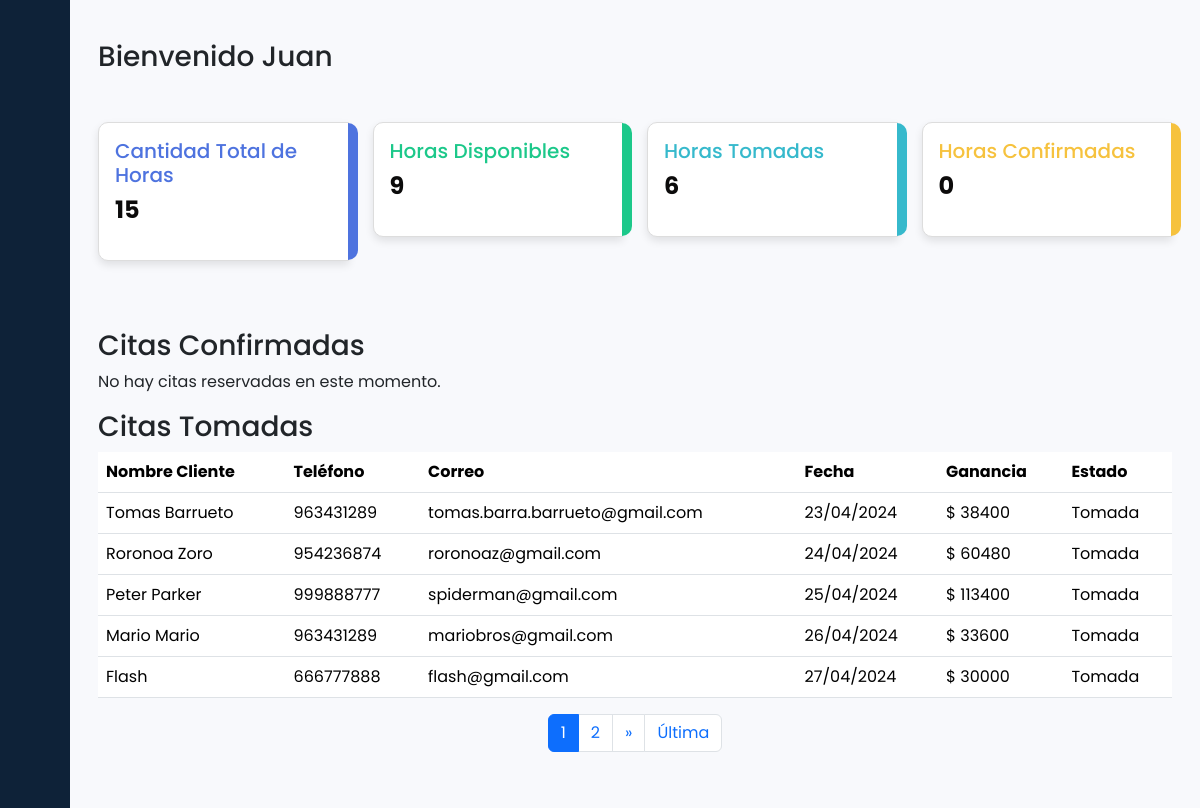
Page /views/panel_tatuador.php (signed in) on the committed database.
### tables this page shows
CREATE TABLE `citas` (
  `id` int(11) NOT NULL,
  `cliente_id` int(11) NOT NULL,
  `usuario_id` int(11) NOT NULL,
  `nombre_cliente` varchar(255) NOT NULL,
  `telefono` varchar(20) NOT NULL,
  `correo` varchar(100) NOT NULL,
  `imagen_referencia` varchar(255) DEFAULT NULL,
  `alto` decimal(5,2) NOT NULL,
  `ancho` decimal(5,2) NOT NULL,
  `color` enum('si','no') NOT NULL,
  `hora_disponible_id` int(11) NOT NULL,
  `cotizacion` int(11) NOT NULL,
  `comision` int(11) NOT NULL,
  `precio_total` int(11) NOT NULL
);

CREATE TABLE `horarios_disponibles` (
  `id` int(11) NOT NULL,
  `usuario_id` int(11) NOT NULL,
  `fecha` date NOT NULL,
  `turno` enum('am','pm') NOT NULL,
  `estado` enum('Disponible','Tomada','Cerrada') NOT NULL DEFAULT 'Disponible'
);

### views/panel_tatuador.php (the view, shortened to what this page needs)
<?php
if ($_SESSION['tipo_usuario'] == 'tatuador') {
    include '../conexion.php';
    $usuario_id = $_SESSION['usuario_id'];
    $sql_horas = "SELECT
                    COUNT(*) AS total_horas,
                    SUM(CASE WHEN estado = 'Disponible' THEN 1 ELSE 0 END) AS horas_disponibles,
                    SUM(CASE WHEN estado = 'Tomada' THEN 1 ELSE 0 END) AS horas_tomadas,
                    SUM(CASE WHEN estado = 'Confirmada' THEN 1 ELSE 0 END) AS horas_confirmadas
                  FROM horarios_disponibles
                  WHERE usuario_id = $usuario_id";
    $resultado_horas = $conexion->query($sql_horas);
    $datos_horas = $resultado_horas->fetch_assoc();
?>
<!DOCTYPE html>
<html>
<head>
    <link href="https://cdn.lineicons.com/4.0/lineicons.css" rel="stylesheet" />
    <link href="https://cdn.jsdelivr.net/npm/bootstrap@5.3.2/dist/css/bootstrap.min.css" rel="stylesheet"
>
    <link rel="stylesheet" href="../assets/css/stylepanel.css">
</head>
<body>
    <div class="wrapper">
        <aside id="sidebar">
            <div class="d-flex">
                <button class="toggle-btn" type="button">
                </button>
            </div>
            <ul class="sidebar-nav">
                <li class="sidebar-item">
                    <a href="panel_tatuador.php" class="sidebar-link">
                    </a>
                </li>
                <li class="sidebar-item">
                    <a href="panel_agenda.php" class="sidebar-link">
                    </a>
                </li>
                <li class="sidebar-item">
                    <a href="panel_perfil.php" class="sidebar-link">
                    </a>
                </li>
                <li class="sidebar-item">
                    <a href="panel_portafolio.php" class="sidebar-link">
                    </a>
                </li>
            </ul>
            <div class="sidebar-footer">
                <a href="../index.php" class="sidebar-link">
                </a>
            </div>
        </aside>
        <div class="main">
            <main class="content px-3 py-4">
                <div class="container-fluid">
                    <div class="mb-3">
                        <?php
                        echo "<h3 class='mt-3'>Bienvenido $_SESSION[usuario] </h3>";
                        ?>
                        <div class="row mt-5 mb-5">
                            <div class="col-md-3">
                                <div class="card-custom">
                                    <div class="card-body-custom">
                                        <h5 class="card-title-custom">Cantidad Total de Horas</h5>
                                        <p class="card-text-custom"><?php echo $datos_horas['total_horas']; ?></p>
                                    </div>
                                </div>
                            </div>
                            <div class="col-md-3">
                                <div class="card-custom2">
                                    <div class="card-body-custom">
                                        <h5 class="card-title-custom2">Horas Disponibles</h5>
                                        <p class="card-text-custom"><?php echo $datos_horas['horas_disponibles']; ?></p>
                                    </div>
                                </div>
                            </div>
                            <div class="col-md-3">
                                <div class="card-custom3">
                                    <div class="card-body-custom">
                                        <h5 class="card-title-custom3">Horas Tomadas</h5>
                                        <p class="card-text-custom"><?php echo $datos_horas['horas_tomadas']; ?></p>
                                    </div>
                                </div>
                            </div>
                            <div class="col-md-3">
                                <div class="card-custom4">
                                    <div class="card-body-custom">
                                        <h5 class="card-title-custom4">Horas Confirmadas</h5>
                                        <p class="card-text-custom"><?php echo $datos_horas['horas_confirmadas']; ?></p>
                                    </div>
                                </div>
                            </div>
                        </div>
                        <div class="mt-3">
                            <h3>Citas Confirmadas</h3>
                            <?php
                            $pagina_actual = isset($_GET['pagina']) ? $_GET['pagina'] : 1;
                            $offset = ($pagina_actual - 1) * 5;
                            $sql_citas = "SELECT c.nombre_cliente, c.telefono, c.correo, hd.estado, hd.fecha, c.cotizacion
                            FROM citas c
                            INNER JOIN horarios_disponibles hd ON c.hora_disponible_id = hd.id
                            WHERE c.usuario_id = ? AND hd.estado = 'Confirmada'
                            LIMIT 5 OFFSET ?";
                            $stmt_citas = mysqli_prepare($conexion, $sql_citas);
                            mysqli_stmt_bind_param($stmt_citas, "ii", $usuario_id, $offset);
                            mysqli_stmt_execute($stmt_citas);
                            $result_citas = mysqli_stmt_get_result($stmt_citas);
                            if (mysqli_num_rows($result_citas) > 0) {
                                echo "<table class='table'>";
                                echo "<thead>";
                                echo "<tr>";
                                echo "<th>Nombre Cliente</th>";
                                echo "<th>Teléfono</th>";
                                echo "<th>Correo</th>";
                                echo "<th>Fecha</th>";
                                echo "<th>Ganancia</th>";
                                echo "<th>Estado</th>";
                                echo "</tr>";
                                echo "</thead>";
                                echo "<tbody>";
                                while ($row_cita = mysqli_fetch_assoc($result_citas)) {
                                    $fecha_formateada = date("d/m/Y", strtotime($row_cita['fecha']));
                                    echo "<tr>";
                                    echo "<td>" . $row_cita['nombre_cliente'] . "</td>";
                                    echo "<td>" . $row_cita['telefono'] . "</td>";
                                    echo "<td>" . $row_cita['correo'] . "</td>";
                                    echo "<td>" . $fecha_formateada . "</td>";
                                    echo "<td>$ " . $row_cita['cotizacion'] . "</td>";
                                    echo "<td>" . $row_cita['estado'] . "</td>";
                                    echo "</tr>";
                                }
                                echo "</tbody>";
                                echo "</table>";
                                $sql_count = "SELECT COUNT(*) as total FROM citas c
                                            INNER JOIN horarios_disponibles hd ON c.hora_disponible_id = hd.id
                                            WHERE c.usuario_id = ? AND hd.estado = 'Tomada'";
                                $stmt_count = mysqli_prepare($conexion, $sql_count);
                                mysqli_stmt_bind_param($stmt_count, "i", $usuario_id);
                                mysqli_stmt_execute($stmt_count);
                                $result_count = mysqli_stmt_get_result($stmt_count);
                                $row_count = mysqli_fetch_assoc($result_count);
                                $total_citas = $row_count['total'];
                                $total_paginas = ceil($total_citas / 5);
                                echo "<div class='row'>";
                                echo "<div class='col'>";
                                echo "<nav aria-label='Page navigation'>";
                                echo "<ul class='pagination justify-content-center'>";
                                if ($pagina_actual != 1) {
                                    echo "<li class='page-item'><a class='page-link' href='panel_tatuador.php?pagina=1'>Primera</a></li>";
                                    echo "<li class='page-item'><a class='page-link' href='panel_tatuador.php?pagina=" . ($pagina_actual - 1) . "'>&laquo;</a></li>";
                                }
                                for ($i = 1; $i <= $total_paginas; $i++) {
                                    echo "<li class='page-item " . ($pagina_actual == $i ? 'active' : '') . "'><a class='page-link' href='panel_tatuador.php?pagina=" . $i . "'>$i</a></li>";
                                }
                                if ($pagina_actual != $total_paginas) {
                                    echo "<li class='page-item'><a class='page-link' href='panel_tatuador.php?pagina=" . ($pagina_actual + 1) . "'>&raquo;</a></li>";
                                    echo "<li class='page-item'><a class='page-link' href='panel_tatuador.php?pagina=" . $total_paginas . "'>Última</a></li>";
                                }
                                echo "</ul>";
                                echo "</nav>";
                                echo "</div>";
                                echo "</div>";
                            } else {
                                echo "<p>No hay citas reservadas en este momento.</p>";
                            }
                            ?>
                        </div>
                        <div class="mt-3">
                            <h3>Citas Tomadas</h3>
                            <?php
                            $pagina_actual = isset($_GET['pagina']) ? $_GET['pagina'] : 1;
                            $offset = ($pagina_actual - 1) * 5;
                            $sql_citas = "SELECT c.nombre_cliente, c.telefono, c.correo, hd.estado, hd.fecha, c.cotizacion
                            FROM citas c
                            INNER JOIN horarios_disponibles hd ON c.hora_disponible_id = hd.id
                            WHERE c.usuario_id = ? AND hd.estado = 'Tomada'
                            LIMIT 5 OFFSET ?";
                            $stmt_citas = mysqli_prepare($conexion, $sql_citas);
                            mysqli_stmt_bind_param($stmt_citas, "ii", $usuario_id, $offset);
                            mysqli_stmt_execute($stmt_citas);
                            $result_citas = mysqli_stmt_get_result($stmt_citas);
                            if (mysqli_num_rows($result_citas) > 0) {
                                echo "<table class='table'>";
                                echo "<thead>";
                                echo "<tr>";
                                echo "<th>Nombre Cliente</th>";
                                echo "<th>Teléfono</th>";
                                echo "<th>Correo</th>";
                                echo "<th>Fecha</th>";
                                echo "<th>Ganancia</th>";
                                echo "<th>Estado</th>";
                                echo "</tr>";
                                echo "</thead>";
                                echo "<tbody>";
                                while ($row_cita = mysqli_fetch_assoc($result_citas)) {
                                    $fecha_formateada = date("d/m/Y", strtotime($row_cita['fecha']));
                                    echo "<tr>";
                                    echo "<td>" . $row_cita['nombre_cliente'] . "</td>";
                                    echo "<td>" . $row_cita['telefono'] . "</td>";
                                    echo "<td>" . $row_cita['correo'] . "</td>";
                                    echo "<td>" . $fecha_formateada . "</td>";
                                    echo "<td>$ " . $row_cita['cotizacion'] . "</td>";
                                    echo "<td>" . $row_cita['estado'] . "</td>";
                                    echo "</tr>";
                                }
                                echo "</tbody>";
                                echo "</table>";
                                $sql_count = "SELECT COUNT(*) as total FROM citas c
                                            INNER JOIN horarios_disponibles hd ON c.hora_disponible_id = hd.id
                                            WHERE c.usuario_id = ? AND hd.estado = 'Tomada'";
                                $stmt_count = mysqli_prepare($conexion, $sql_count);
                                mysqli_stmt_bind_param($stmt_count, "i", $usuario_id);
                                mysqli_stmt_execute($stmt_count);
                                $result_count = mysqli_stmt_get_result($stmt_count);
                                $row_count = mysqli_fetch_assoc($result_count);
                                $total_citas = $row_count['total'];
                                $total_paginas = ceil($total_citas / 5);
                                echo "<div class='row'>";
                                echo "<div class='col'>";
                                echo "<nav aria-label='Page navigation'>";
                                echo "<ul class='pagination justify-content-center'>";
                                for ($i = 1; $i <= $total_paginas; $i++) {
                                    echo "<li class='page-item " . ($pagina_actual == $i ? 'active' : '') . "'><a class='page-link' href='panel_tatuador.php?pagina=" . $i . "'>$i</a></li>";
                                }
                                if ($pagina_actual != $total_paginas) {
                                    echo "<li class='page-item'><a class='page-link' href='panel_tatuador.php?pagina=" . ($pagina_actual + 1) . "'>&raquo;</a></li>";
                                    echo "<li class='page-item'><a class='page-link' href='panel_tatuador.php?pagina=" . $total_paginas . "'>Última</a></li>";
                                }
                                echo "</ul>";
                                echo "</nav>";
                                echo "</div>";
                                echo "</div>";
                            } else {
                                echo "<p>No hay citas reservadas en este momento.</p>";
                            }
                            ?>
                        </div>
                    </div>
                </div>
             </div>
        </div>
</body>
</html>
<?php
} else {
    header("Location:../index.php");
}
?>

### rows in the picture
citas: nombre_cliente "Tomas Barrueto", telefono "963431289", correo "tomas.barra.barrueto@gmail.com", hora_disponible.fecha "23/04/2024", cotizacion "38400", hora_disponible.estado "Tomada"
citas: nombre_cliente "Roronoa Zoro", telefono "954236874", correo "roronoaz@gmail.com", hora_disponible.fecha "24/04/2024", cotizacion "60480", hora_disponible.estado "Tomada"
citas: nombre_cliente "Peter Parker", telefono "999888777", correo "spiderman@gmail.com", hora_disponible.fecha "25/04/2024", cotizacion "113400", hora_disponible.estado "Tomada"
citas: nombre_cliente "Mario Mario", telefono "963431289", correo "mariobros@gmail.com", hora_disponible.fecha "26/04/2024", cotizacion "33600", hora_disponible.estado "Tomada"
citas: nombre_cliente "Flash", telefono "666777888", correo "flash@gmail.com", hora_disponible.fecha "27/04/2024", cotizacion "30000", hora_disponible.estado "Tomada"

### other values in the picture
$_SESSION[usuario] "Juan"
$datos_horas['total_horas'] "15"
$datos_horas['horas_disponibles'] "9"
$datos_horas['horas_tomadas'] "6"
$datos_horas['horas_confirmadas'] "0"
